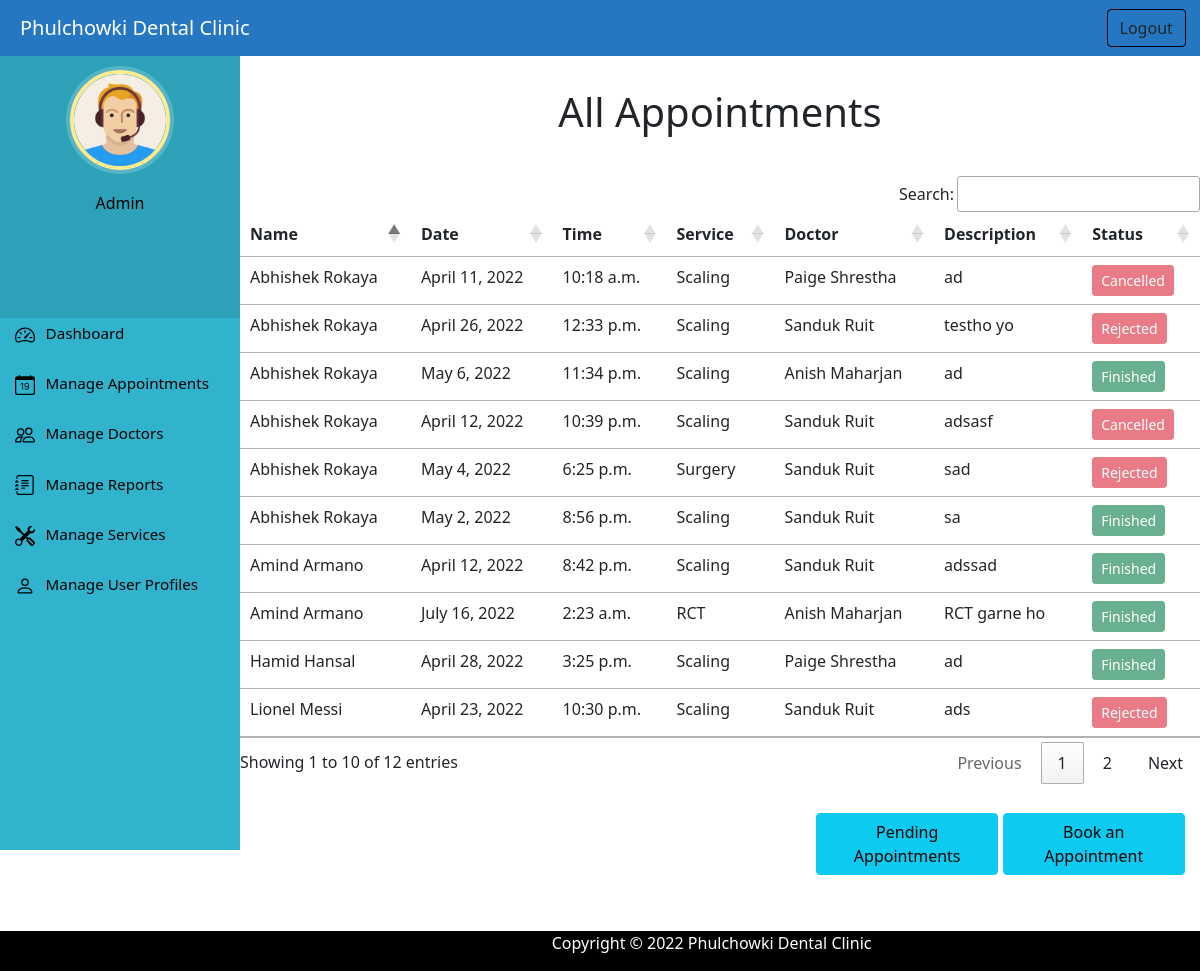
The app's page /admin_view_appointment (signed in) with its own data.
### home/models.py (models this page shows, shortened)
class Appointment(models.Model):
    patientUser = models.ForeignKey(PatientUser, blank=False, null=False, on_delete=models.CASCADE)
    doctor = models.ForeignKey(Doctor, blank=False, null=False, on_delete=models.CASCADE)
    service = models.ForeignKey(Service, blank=False, null=False, on_delete=models.CASCADE)
    date = models.DateField()
    time = models.TimeField()
    description = models.TextField()
    status = models.IntegerField('Status', default=0)

class PatientUser(models.Model):
    user=models.OneToOneField(User, null=True, blank=False,on_delete=models.CASCADE)
    date_of_birth = models.DateField()
    phone_number = models.CharField(max_length=15)
    address = models.CharField(max_length=50)
    profile_picture = models.ImageField(upload_to='profile_pic/user_profile_pic/', default='img/defaultuser.png')
    def __str__(self):
        return self.user.first_name+" "+self.user.last_name

class Service(models.Model):
    service_name = models.CharField('Service',max_length=50)
    cost = models.IntegerField()
    description = models.TextField()
    def __str__(self):
        return self.service_name

class Doctor(models.Model):
    full_name = models.CharField(max_length=100)
    qualification = models.CharField(max_length=50)
    date_of_birth = models.DateField()
    email = models.EmailField(max_length=100)
    phone_number = models.CharField(max_length=15)
    address = models.CharField(max_length=50)
    profile_picture = models.ImageField(upload_to='profile_pic/doctor_profile_pic/',null=True,blank=True)
    experience = models.CharField(max_length=10, default="1 year")
    def __str__(self):
        return self.full_name

### home/views.py (the view)
# urls.py: path('admin_view_appointment', views.admin_view_appointment,name='admin_view_appointment'),
@login_required(login_url='/adminlogin')
@user_passes_test(is_admin)
def admin_view_appointment(request):
    appointments = Appointment.objects.all().filter(status__gte=1)
    return render(request,'admin_view_appointment.html', {'appointment':appointments})

### home/views.py (called while the page is built)
def is_admin(user):
    return user.groups.filter(name='ADMIN').exists()

### templates/admin_view_appointment.html (shortened to what this page needs)
{% extends 'adminbase.html' %}
{% load static %}
{% block content %}
<h1 class="text-center" style="margin-top: 40px;">All Appointments</h1>
<div style="margin-top: 40px;">
    <div class="panel panel-primary" style="margin-bottom: 3%;">
      <table class="table table-hover" id="example">
        <thead>
          <tr>
            <th>Name</th>
            <th>Date</th>
            <th>Time</th>
            <th>Service</th>
            <th>Doctor</th>
            <th>Description</th>
            <th>Status</th>
          </tr>
        </thead>
        {% for a in appointment %}
        <tr>
          <td> {{a.patientUser}}</td>
          <td>{{a.date}}</td>
          <td>{{a.time}}</td>
          <td>{{a.service}}</td>
          <td>{{a.doctor}}</td>
          <td>{{a.description}}</td>
          {% if a.status == 1 %}
          <td> <button class="btn btn-sm btn-warning" disabled data-bs-toggle="button" >Confirmed</button>
          <a class="btn btn-success btn-sm" onclick="return confirm('Are you sure you want to approve this appointment?')"
            name="finish_button" href="{% url 'finish_appointment' a.id  %}">Finish</a>
          <a class="btn btn-danger btn-sm" onclick="return confirm('Are you sure you want to cancel this appointment?')"
            name="cancel_button" href="{% url 'admin_cancel_appointment' a.id  %}">Cancel</a></td>
          {% elif a.status == 2 %}
          <td> <button class="btn btn-sm btn-danger" disabled data-bs-toggle="button" >Rejected</button></td>
          {% elif a.status == 3 %}
          <td> <button class="btn btn-sm btn-danger" disabled data-bs-toggle="button" >Cancelled</button></td>
          {% elif a.status == 4 %}
          <td> <button class="btn btn-sm btn-success" disabled data-bs-toggle="button">Finished</button></td>
          {% endif %}
        </tr>
        {% endfor %}
      </table>
    </div>
  <a type="button" class="btn btn-info" href="/admin_approve_appointment" style="margin-left: 60%; width: 19%; margin-bottom: 10%;" >Pending Appointments</a>
  <a type="button" class="btn btn-info" href="/admin_book_appointment" style="width: 19%; margin-bottom: 10%;" >Book an Appointment</a>
</div>
  {% endblock content %}

### static/css/dashboardstyle.css (style rules this page uses)
a:link { text-decoration: none; }
a { color: white; }
body { padding-left: 240px; color: black; }

### records on screen
Appointment: patientUser "Abhishek Rokaya", date "April 11, 2022", time "10:18 a.m.", service "Scaling", doctor "Paige Shrestha", description "ad", status "Cancelled"
Appointment: patientUser "Hamid Hansal", date "April 28, 2022", time "3:25 p.m.", service "Scaling", doctor "Paige Shrestha", description "ad", status "Finished"
Appointment: patientUser "Lionel Messi", date "April 23, 2022", time "10:30 p.m.", service "Scaling", doctor "Sanduk Ruit", description "ads", status "Rejected"
Appointment: patientUser "Abhishek Rokaya", date "April 26, 2022", time "12:33 p.m.", service "Scaling", doctor "Sanduk Ruit", description "testho yo", status "Rejected"
Appointment: patientUser "Abhishek Rokaya", date "May 6, 2022", time "11:34 p.m.", service "Scaling", doctor "Anish Maharjan", description "ad", status "Finished"
Appointment: patientUser "Amind Armano", date "April 12, 2022", time "8:42 p.m.", service "Scaling", doctor "Sanduk Ruit", description "adssad", status "Finished"
Appointment: patientUser "Abhishek Rokaya", date "April 12, 2022", time "10:39 p.m.", service "Scaling", doctor "Sanduk Ruit", description "adsasf", status "Cancelled"
Appointment: patientUser "Amind Armano", date "July 16, 2022", time "2:23 a.m.", service "RCT", doctor "Anish Maharjan", description "RCT garne ho", status "Finished"
Appointment: patientUser "Abhishek Rokaya", date "May 4, 2022", time "6:25 p.m.", service "Surgery", doctor "Sanduk Ruit", description "sad", status "Rejected"
Appointment: patientUser "Abhishek Rokaya", date "May 2, 2022", time "8:56 p.m.", service "Scaling", doctor "Sanduk Ruit", description "sa", status "Finished"
